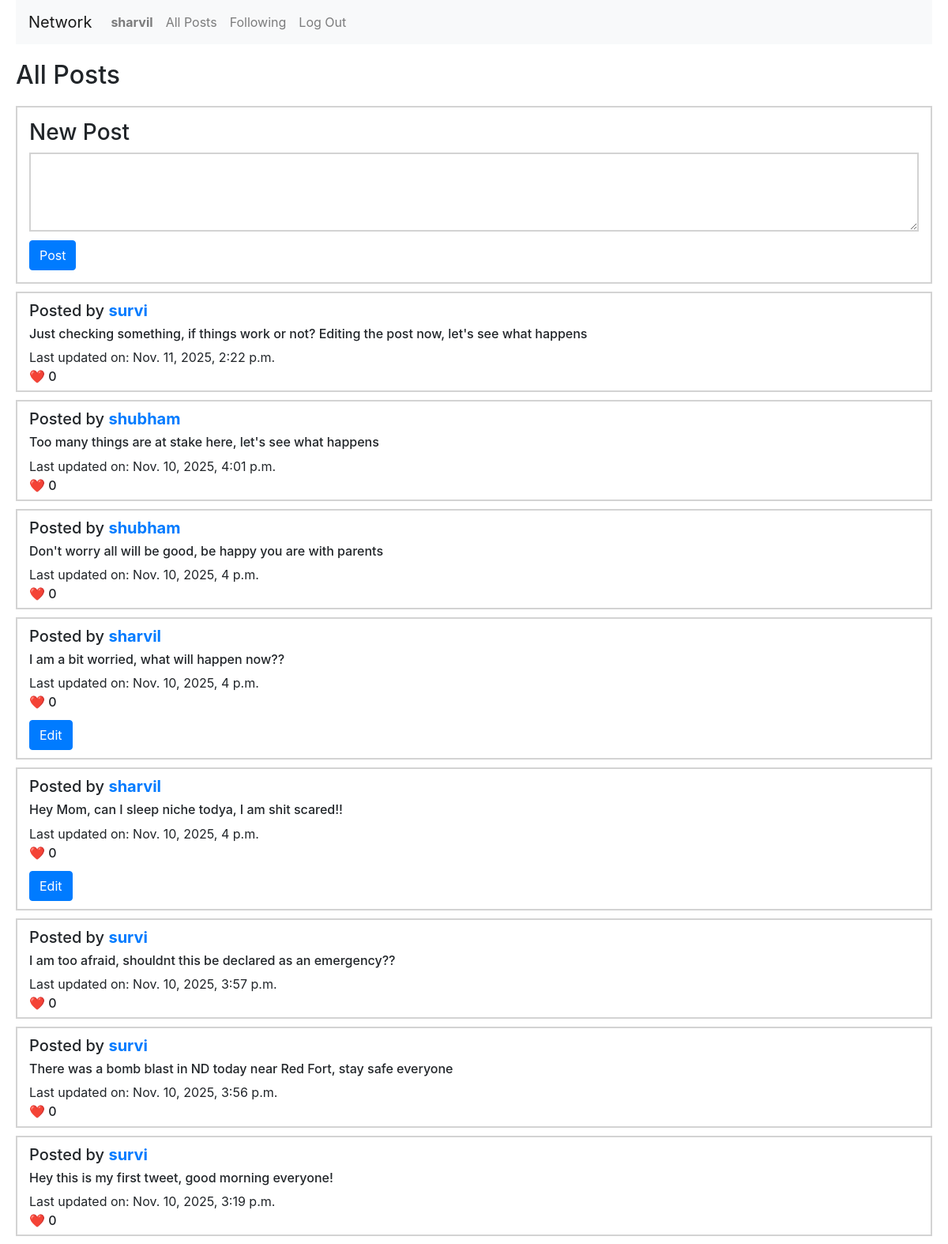
The app's page / (signed in) with its own data.
### network/models.py (models this page shows)
class User(AbstractUser):
    pass

class Post(models.Model):
    posted_by = models.ForeignKey(User, on_delete=models.CASCADE, related_name="poster") ##relates to the user table/object
    post_details = models.TextField() ##textfield for inlmiited length
    created_at = models.DateTimeField(auto_now_add=True)  # Set once
    updated_at = models.DateTimeField(auto_now=True)      # Updates every save
    is_edited = models.BooleanField(default=False)
    def __str__(self):
        return f"Post made by {self.posted_by} on {self.created_at} and it says {self.post_details}"

### network/views.py (the view)
# urls.py: path("", views.index, name="index"),
def index(request):
    all_Posts = Post.objects.all().order_by('-updated_at')
    print(all_Posts)
    return render(request, "network/index.html", {
        "posts": all_Posts
    })

### network/templates/network/index.html (shortened to what this page needs)
{% extends "network/layout.html" %}
{% block body %}
    {% if user.is_authenticated %}
    <h2 id = "headerNewPost">All Posts</h2>
    <div id = "newPost">
        <h3>New Post</h3>
        <form id = "formPost" action = "{% url 'newpost'%}" method = "POST">
            <textarea name = "description"  required></textarea>
            <br>
            <button id = "formButton" class="btn btn-primary" type="submit">Post</button>
        </form>
    </div>
    {% endif %}
    {% if posts %}
        {% for post in posts %}
            <div class = "individualPost">
                <h5>Posted by <strong> <a id = "userProfile" href = "{% url 'profilePage' post.posted_by.username %}">{{ post.posted_by.username }} </a></strong></h5>
                <h6 class = "actualPostDetails"> {{ post.post_details }}</h6>
                <h7> Last updated on: {{ post.updated_at }}</h7>
                <br>
                <h6 class="likes" data-postid="{{ post.id }}" data-state="Like" data-user="{{ user.username }}" data-count="{{ post.likes.count }}"> <span>❤️</span> {{ post.likes.count }}</h6>
                {% if post.posted_by.username == user.username %}
                    <br>
                    <button data-postid = "{{ post.id }}" class="btn btn-primary editButton">Edit</button>
                {% endif %}
            </div>
        {% endfor %}
    {% endif %}
{% endblock %}

### network/templates/network/layout.html (shortened to what this page needs)
{% load static %}
<!DOCTYPE html>
<html lang="en">
    <head>
        <link rel="stylesheet" href="https://stackpath.bootstrapcdn.com/bootstrap/4.4.1/css/bootstrap.min.css">
        <link href="{% static 'network/styles.css' %}" rel="stylesheet">
    </head>
    <body>
        <nav class="navbar navbar-expand-lg navbar-light bg-light">
            <a class="navbar-brand" href="#">Network</a>
            <div>
              <ul class="navbar-nav mr-auto">
                {% if user.is_authenticated %}
                    <li class="nav-item">
                        <a class="nav-link" href= "{% url 'profilePage'  user.username %}"><strong> {{ user.username }}</strong></a>
                    </li>
                {% endif %}
                <li class="nav-item">
                  <a class="nav-link" href="{% url 'index' %}">All Posts</a>
                </li>
                {% if user.is_authenticated %}
                    <li class="nav-item">
                        <a class="nav-link" href="{% url 'followingPage' %}">Following</a>
                    </li>
                    <li class="nav-item">
                        <a class="nav-link" href="{% url 'logout' %}">Log Out</a>
                    </li>
                {% endif %}
              </ul>
            </div>
          </nav>
        <div class="body">
            {% block body %}
            {% endblock %}
        </div>
    </body>
</html>

### network/templates/network/index.html (style rules this page uses)
body { margin-left: 20px; margin-right: 20px; }
#headerNewPost { margin-top: 20px; margin-bottom: 20px; }
#newPost { border: solid 2px; border-color: lightgray; padding: 15px; }
textarea { height: 100px; width: 100%; border: solid 2px; border-color: lightgray; }
#formButton { margin-top: 5px; }
.individualPost { padding-left: 15px; border: solid 2px ; border-color: lightgray; margin-top: 10px; padding-top: 10px; margin-bottom: 10px; }
#userProfile { cursor: pointer; }
.editButton { cursor: pointer; margin-bottom: 10px; margin-top: 5px; }
.likes { cursor: pointer; display: inline-block; }

### records on screen
User: username "sharvil"
Post: posted_by.username "survi", post_details "Just checking something, if things work or not? Editing the post now, let's see what happens", updated_at "Nov. 11, 2025, 2:22 p.m.", likes.count "0"
Post: posted_by.username "shubham", post_details "Too many things are at stake here, let's see what happens", updated_at "Nov. 10, 2025, 4:01 p.m.", likes.count "0"
Post: posted_by.username "shubham", post_details "Don't worry all will be good, be happy you are with parents", updated_at "Nov. 10, 2025, 4 p.m.", likes.count "0"
Post: posted_by.username "sharvil", post_details "I am a bit worried, what will happen now??", updated_at "Nov. 10, 2025, 4 p.m.", likes.count "0"
Post: posted_by.username "sharvil", post_details "Hey Mom, can I sleep niche todya, I am shit scared!!", updated_at "Nov. 10, 2025, 4 p.m.", likes.count "0"
Post: posted_by.username "survi", post_details "I am too afraid, shouldnt this be declared as an emergency??", updated_at "Nov. 10, 2025, 3:57 p.m.", likes.count "0"
Post: posted_by.username "survi", post_details "There was a bomb blast in ND today near Red Fort, stay safe everyone", updated_at "Nov. 10, 2025, 3:56 p.m.", likes.count "0"
Post: posted_by.username "survi", post_details "Hey this is my first tweet, good morning everyone!", updated_at "Nov. 10, 2025, 3:19 p.m.", likes.count "0"
